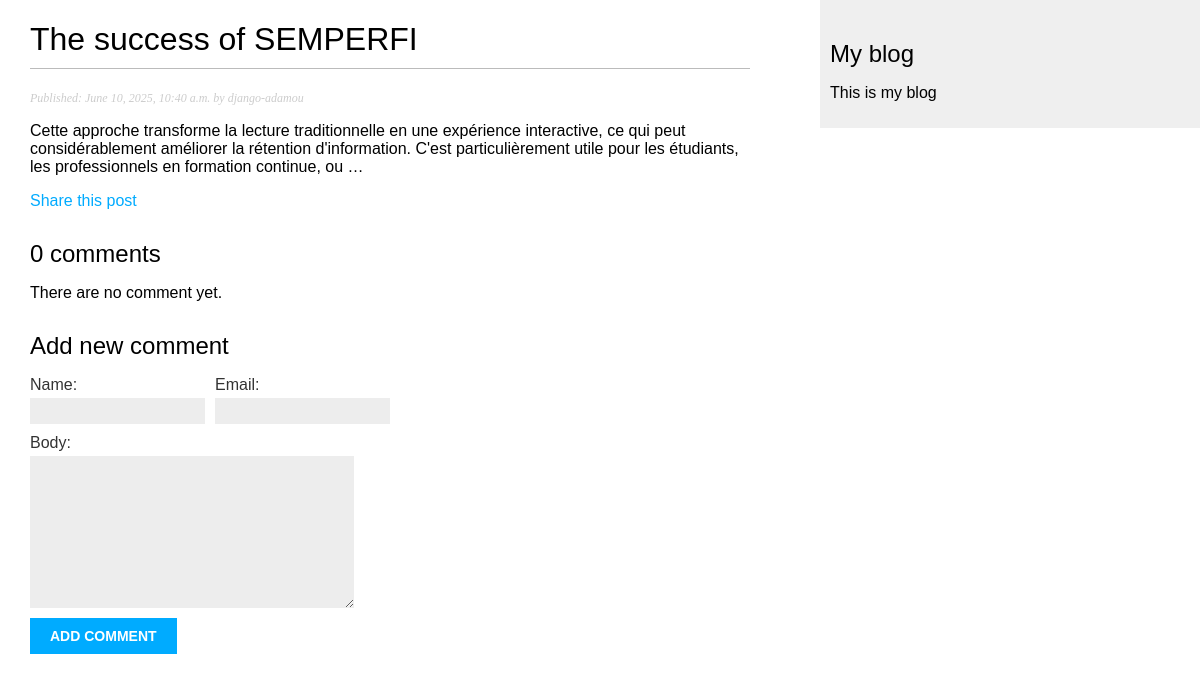
/blog/2025/6/10/the-success-of-semperfi/, run on the app's committed database.
### blog/models.py (models this page shows, shortened)
class Post(models.Model):
    class Status(models.TextChoices):
        DRAFT = "DF", "Draft"
        PUBLISHED = "PB", "Published"
    tags = TaggableManager()
    class PublishedManager(models.Manager):
        def get_queryset(self):
            return super().get_queryset().filter(status=Post.Status.PUBLISHED)
    title = models.CharField(max_length=250)
    slug = models.SlugField(max_length=250, unique_for_date="publish")
    body = models.TextField()
    publish = models.DateTimeField(default=timezone.now)
    created = models.DateTimeField(auto_now_add=True)
    updated = models.DateTimeField(auto_now=True)
    status = models.CharField(max_length=2, choices=Status, default=Status.PUBLISHED)
    author = models.ForeignKey(
        settings.AUTH_USER_MODEL, on_delete=models.CASCADE, related_name="blog_post"
    )
    objects = models.Manager
    published = PublishedManager()
    class Meta:
        ordering: ["-publish"]
        indexes: [models.Index(fields=["-publish"])]

### blog/views.py (the view)
def post_detail(request, year, month, day, post):
    post = get_object_or_404(
        Post,
        status=Post.Status.PUBLISHED,
        slug=post,
        publish__year=year,
        publish__month=month,
        publish__day=day,
    )
    comments = post.comments.filter(active=True)
    form = CommentForm()
    return render(
        request,
        "blog/post/detail.html",
        {"post": post, "comments": comments, "form": form},
    )

### blog/forms.py
class CommentForm(forms.ModelForm):
    class Meta:
        model = Comment
        fields = ["name", "email", "body"]

### blog/templates/blog/post/detail.html (shortened to what this page needs)
{% extends "blog/base.html" %}
{% block content %}
<h1>{{post.title}}</h1>
<p class="date">
    Published: {{post.publish}} by {{post.author}}
</p>
{{post.body | truncatewords:30| linebreaks}}
<p>
    <a href="{% url 'blog:post_share' post.id %}">
        Share this post
    </a>
</p>
{% with comments.count as total_comments %}
<h2>{{total_comments}} comment{{total_comments|pluralize}}</h2>
{% endwith %}
{% for comment in comments %}
<div class="comment">
    <p class="info">
        Comment {{forloop.counter}} by {{comment.name}} {{comment.created}}
    </p>
    {{comment.body|linebreaks }}
</div>
{% empty %}
<p>There are no comment yet.</p>
{% endfor %}
{% include "blog/post/includes/comment_form.html" %}
{% endblock %}

### blog/static/css/blog.css (style rules this page uses)
body { margin: 0; padding: 0; font-family: helvetica, sans-serif; }
a { color: #00abff; text-decoration: none; }
h1 { font-weight: normal; border-bottom: 1px solid #bbb; padding: 0 0 10px 0; }
h2 { font-weight: normal; margin: 30px 0 0; }
p.date { color: #ccc; font-family: georgia, serif; font-size: 12px; font-style: italic; }
label { float: left; clear: both; color: #333; margin-bottom: 4px; }
input, textarea { clear: both; float: left; margin: 0 0 10px; background: #ededed; border: 0; padding: 6px 10px; font-size: 12px; }

### data on the page
Post: title "The success of SEMPERFI", publish "June 10, 2025, 10:40 a.m.", author "django-adamou", body "Cette approche transforme la lecture traditionnelle en une expérience interactive, ce qui peut considérablement améliorer la rétention d'information. C'est particulièrement utile pour les étudiants, les professionnels en formation continue, ou …"

### other printed values
{{ total_comments }} "0"
